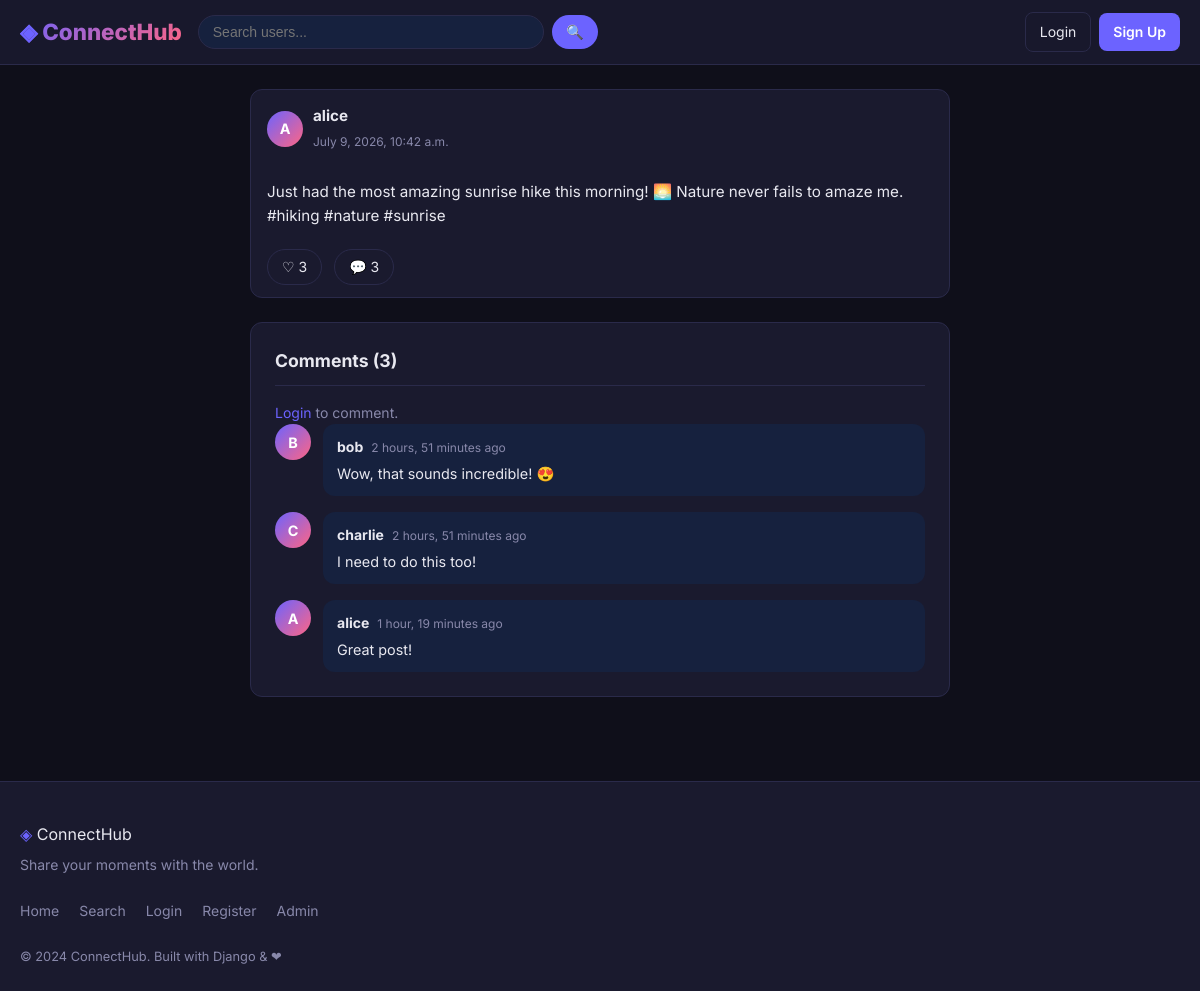
The app's page /post/1/ with its own data.
### core/models.py (models this page shows, shortened)
class Post(models.Model):
    author     = models.ForeignKey(User, on_delete=models.CASCADE, related_name='posts')
    caption    = models.TextField(max_length=2000)
    image      = models.ImageField(upload_to='post_images/', blank=True, null=True)
    created_at = models.DateTimeField(auto_now_add=True)
    updated_at = models.DateTimeField(auto_now=True)
    class Meta:
        ordering = ['-created_at']  # Newest posts first
    def get_likes_count(self):
        return Like.objects.filter(post=self).count()

class Comment(models.Model):
    post       = models.ForeignKey(Post, on_delete=models.CASCADE, related_name='comments')
    author     = models.ForeignKey(User, on_delete=models.CASCADE, related_name='comments')
    text       = models.TextField(max_length=500)
    created_at = models.DateTimeField(auto_now_add=True)
    class Meta:
        ordering = ['created_at']  # Oldest comments first

### core/views.py (the view)
# urls.py: path('post/<int:post_id>/',      views.post_detail,  name='post_detail'),
def post_detail(request, post_id):
    post = get_object_or_404(Post, id=post_id)
    comments = Comment.objects.filter(post=post).select_related('author', 'author__profile')
    comment_form = CommentForm()
    is_liked = False
    if request.user.is_authenticated:
        is_liked = Like.objects.filter(post=post, user=request.user).exists()
    return render(request, 'core/post_detail.html', {
        'post': post,
        'comments': comments,
        'comment_form': comment_form,
        'is_liked': is_liked,
        'likes_count': post.get_likes_count(),
    })

### core/forms.py
class CommentForm(forms.ModelForm):
    class Meta:
        model  = Comment
        fields = ['text']
        widgets = {
            'text': forms.TextInput(attrs={'placeholder': 'Add a comment...'}),
        }

### templates/core/post_detail.html (shortened to what this page needs)
{% extends 'core/base.html' %}
{% block content %}
<div class="detail-layout">
    <article class="post-card post-card-detail">
        <div class="post-header">
            <a href="{% url 'profile' post.author.username %}" class="post-author-link">
                {% with pap=post.author.profile %}
                {% if pap and pap.profile_pic %}
                    <img src="{{ pap.profile_pic.url }}"
                         alt="{{ post.author.username }}" class="avatar-sm" />
                {% else %}
                    <div class="avatar-placeholder-sm">{{ post.author.username|first|upper }}</div>
                {% endif %}
                {% endwith %}
                <div>
                    <span class="post-username">{{ post.author.username }}</span>
                    <span class="post-date">{{ post.created_at|date:"F j, Y, g:i a" }}</span>
                </div>
            </a>
        </div>
        <div class="post-body">
            <p class="post-caption">{{ post.caption }}</p>
        </div>
        <div class="post-actions">
            {% if user.is_authenticated %}
            <button class="action-btn like-btn {% if is_liked %}liked{% endif %}"
                    data-post-id="{{ post.id }}"
                    onclick="toggleLike({{ post.id }}, this)">
                <span class="like-icon">{% if is_liked %}&#10084;{% else %}&#9825;{% endif %}</span>
                <span class="like-count" id="like-count-{{ post.id }}">{{ likes_count }}</span>
            </button>
            {% else %}
            <a href="{% url 'login' %}" class="action-btn">&#9825; {{ likes_count }}</a>
            {% endif %}
            <span class="action-btn">&#128172; {{ comments|length }}</span>
        </div>
    </article>
    <section class="comments-section">
        <h2 class="section-title">Comments ({{ comments|length }})</h2>
        {% if user.is_authenticated %}
        <form action="{% url 'add_comment' post.id %}" method="POST" class="comment-form">
            {% csrf_token %}
            <div class="comment-input-row">
                {% with profile=user.profile %}
                {% if profile and profile.profile_pic %}
                    <img src="{{ profile.profile_pic.url }}" alt="You" class="avatar-sm" />
                {% else %}
                    <div class="avatar-placeholder-sm">{{ user.username|first|upper }}</div>
                {% endif %}
                {% endwith %}
                <input type="text" name="text" placeholder="Write a comment..." class="comment-input" required />
                <button type="submit" class="btn btn-primary">Post</button>
            </div>
        </form>
        {% else %}
        <p class="text-muted"><a href="{% url 'login' %}">Login</a> to comment.</p>
        {% endif %}
        <div class="comment-list">
            {% for comment in comments %}
            <div class="comment-item" id="comment-{{ comment.id }}">
                <a href="{% url 'profile' comment.author.username %}" class="comment-avatar-link">
                    {% with cprofile=comment.author.profile %}
                    {% if cprofile and cprofile.profile_pic %}
                        <img src="{{ cprofile.profile_pic.url }}"
                             alt="{{ comment.author.username }}" class="avatar-sm" />
                    {% else %}
                        <div class="avatar-placeholder-sm">{{ comment.author.username|first|upper }}</div>
                    {% endif %}
                    {% endwith %}
                </a>
                <div class="comment-content">
                    <div class="comment-header">
                        <a href="{% url 'profile' comment.author.username %}" class="comment-username">
                            {{ comment.author.username }}
                        </a>
                        <span class="comment-date">{{ comment.created_at|timesince }} ago</span>
                    </div>
                    <p class="comment-text">{{ comment.text }}</p>
                </div>
            </div>
            {% empty %}
            <p class="text-muted no-comments">No comments yet. Be the first!</p>
            {% endfor %}
        </div>
    </section>
</div>
{% endblock %}

### static/css/style.css (style rules this page uses)
:root { --primary: #6c63ff; --primary-dark: #574fd6; --accent: #ff6584; --bg: #0f0f1a; --bg-card: #1a1a2e; --bg-input: #16213e; --border: #2a2a4a; --text: #e8e8f0; --text-muted: #8888aa; --success: #4ecca3; --danger: #ff4757; --radius: 12px; --shadow: 0 4px 24px rgba(0,0,0,0.4); --transition: all 0.25s ease; }
*, *::before, *::after { box-sizing: border-box; margin: 0; padding: 0; }
html { scroll-behavior: smooth; }
body { font-family: 'Inter', sans-serif; background: var(--bg); color: var(--text); min-height: 100vh; line-height: 1.6; }
a { color: var(--primary); text-decoration: none; transition: var(--transition); }
.text-muted { color: var(--text-muted); font-size: 0.875rem; }
.avatar-placeholder-sm, .avatar-placeholder-md, .avatar-placeholder-xl { border-radius: 50%; background: linear-gradient(135deg, var(--primary), var(--accent)); display: flex; align-items: center; justify-content: center; color: #fff; font-weight: 700; flex-shrink: 0; }
.avatar-placeholder-sm { width: 36px; height: 36px; font-size: 0.9rem; }
.post-card { background: var(--bg-card); border: 1px solid var(--border); border-radius: var(--radius); margin-bottom: 20px; overflow: hidden; transition: var(--transition); animation: fadeUp 0.4s ease both; }
.post-header { display: flex; align-items: center; justify-content: space-between; padding: 14px 16px; }
.post-author-link { display: flex; align-items: center; gap: 10px; color: var(--text); }
.post-username { font-weight: 700; font-size: 0.95rem; display: block; }
.post-date { font-size: 0.75rem; color: var(--text-muted); }
.post-body { padding: 12px 16px; }
.post-caption { font-size: 0.95rem; line-height: 1.6; white-space: pre-wrap; }
.post-actions { display: flex; gap: 12px; padding: 8px 16px 12px; }
.action-btn { display: inline-flex; align-items: center; gap: 6px; padding: 6px 14px; border-radius: 50px; border: 1px solid var(--border); background: none; cursor: pointer; color: var(--text); font-size: 0.875rem; transition: var(--transition); font-family: inherit; }
.section-title { font-size: 1.1rem; font-weight: 700; margin-bottom: 16px; padding-bottom: 10px; border-bottom: 1px solid var(--border); }
.detail-layout { max-width: 700px; margin: 0 auto; }
.post-card-detail { margin-bottom: 24px; }
.comments-section { background: var(--bg-card); border: 1px solid var(--border); border-radius: var(--radius); padding: 24px; }
.comment-list { display: flex; flex-direction: column; gap: 16px; }
.comment-item { display: flex; gap: 12px; }
.comment-avatar-link { flex-shrink: 0; }
.comment-content { flex: 1; background: var(--bg-input); border-radius: 12px; padding: 12px 14px; }
.comment-header { display: flex; align-items: center; gap: 8px; margin-bottom: 4px; flex-wrap: wrap; }
.comment-username { font-weight: 700; font-size: 0.875rem; color: var(--text); }
.comment-date { font-size: 0.75rem; color: var(--text-muted); }
.comment-text { font-size: 0.9rem; line-height: 1.5; color: var(--text); }

### records on screen
Post: author.username|first "A", author.username "alice", created_at "July 9, 2026, 10:42 a.m.", caption "Just had the most amazing sunrise hike this morning! 🌅 Nature never fails to amaze me. #hiking #nature #sunrise"
Comment: author.username|first "B", author.username "bob", created_at "2 hours, 51 minutes", text "Wow, that sounds incredible! 😍"
Comment: author.username|first "C", author.username "charlie", created_at "2 hours, 51 minutes", text "I need to do this too!"
Comment: author.username|first "A", author.username "alice", created_at "1 hour, 19 minutes", text "Great post!"

### other values on screen
{{ likes_count }} "3"
{{ comments|length }} "3"
